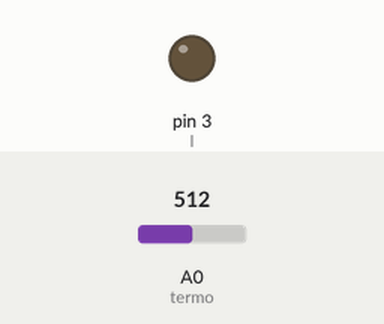
Simulated run of this sketch. Board: Arduino Uno, built with avr-gcc and run on an emulated ATmega328P. Parts: output pins drawn as LEDs (lit = HIGH). The inputs (shaded band) are chosen by the test bench; at power-on: A0 (termo) = 512.

Above: at 1.8 s.
1.9 s: A0 (termo) set to 610
3.4 s: A0 (termo) set to 629
At 4.3 s:
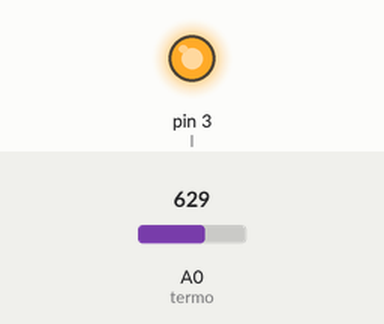
5.5 s: A0 (termo) set to 511
At 7.0 s:
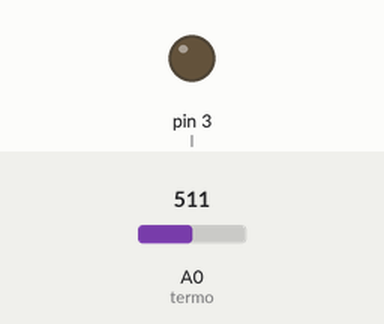
7.5 s: A0 (termo) set to 716
At 8.5 s:
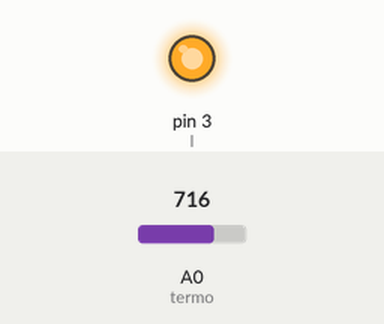
Timing chart, 0 to 10.5 s (numbered marks = the images above; inputs shaded):
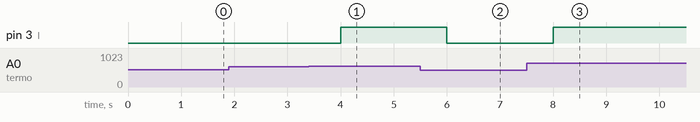

The sketch:

sketch_aug18a.ino
```cpp
int l=3, termo=A0, val;
float voltage;
void setup() {
  // put your setup code here, to run once:
pinMode(l, OUTPUT);
}

void loop() {
  // put your main code here, to run repeatedly:
val=analogRead(termo);
voltage=(val*5.0/1023);
if(voltage*100-273.15 > 28)
{
  digitalWrite(l, HIGH);
}
else
digitalWrite(l, LOW);
delay(1000);
}
```

Measured:
- the behaviour switches between 616 and 617 on A0 (termo) (found by bisection; images 0 and 1)
- after the input at 1.9 s, every drawn part: stays the same
- after the input at 3.4 s, pin 3 (l): LOW → HIGH after 0.60 s
- after the input at 5.5 s, pin 3 (l): HIGH → LOW after 0.50 s
- after the input at 7.5 s, pin 3 (l): LOW → HIGH after 0.50 s
